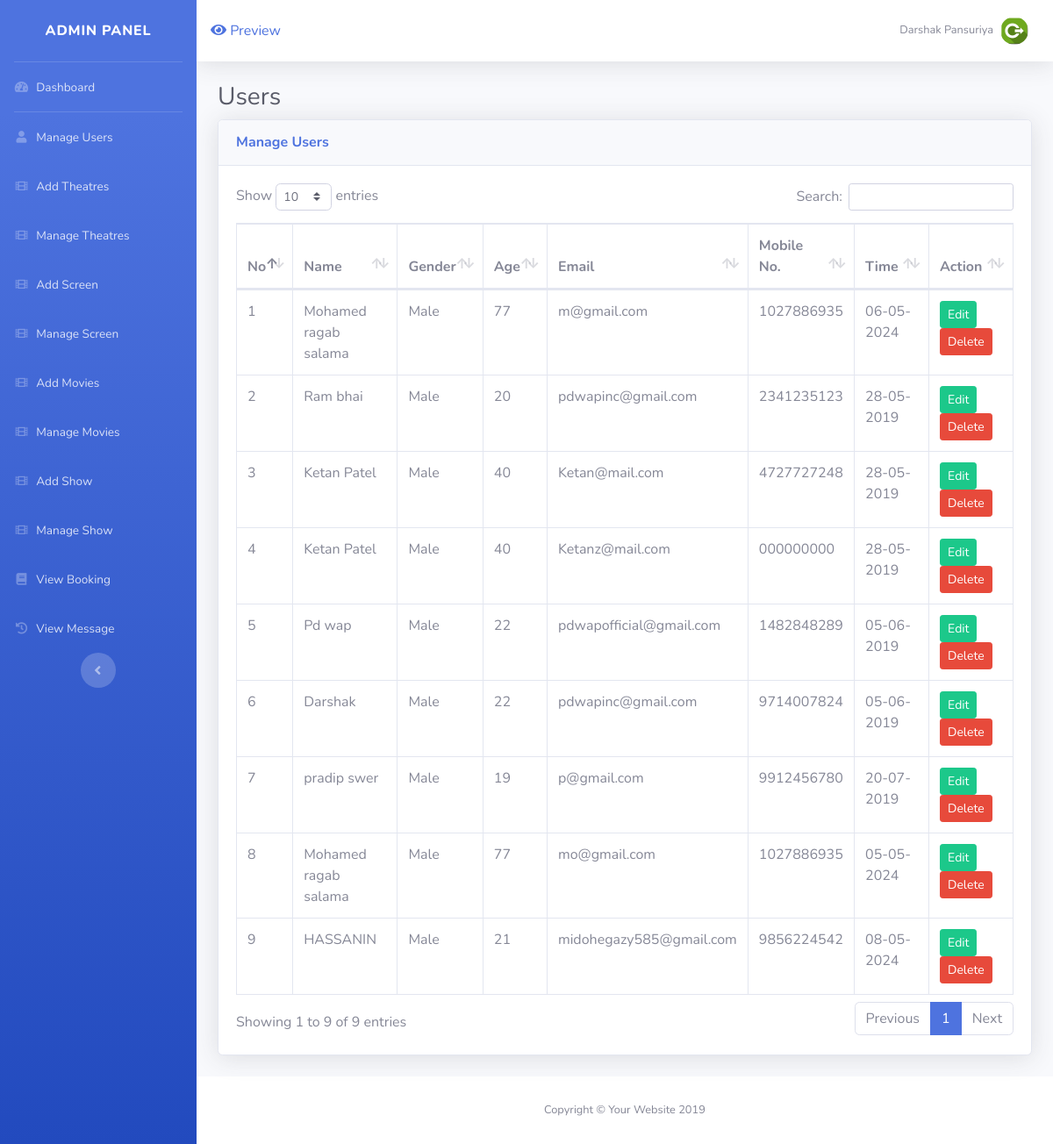
Before: /admin/user_manage.php (signed in) with the older database file.
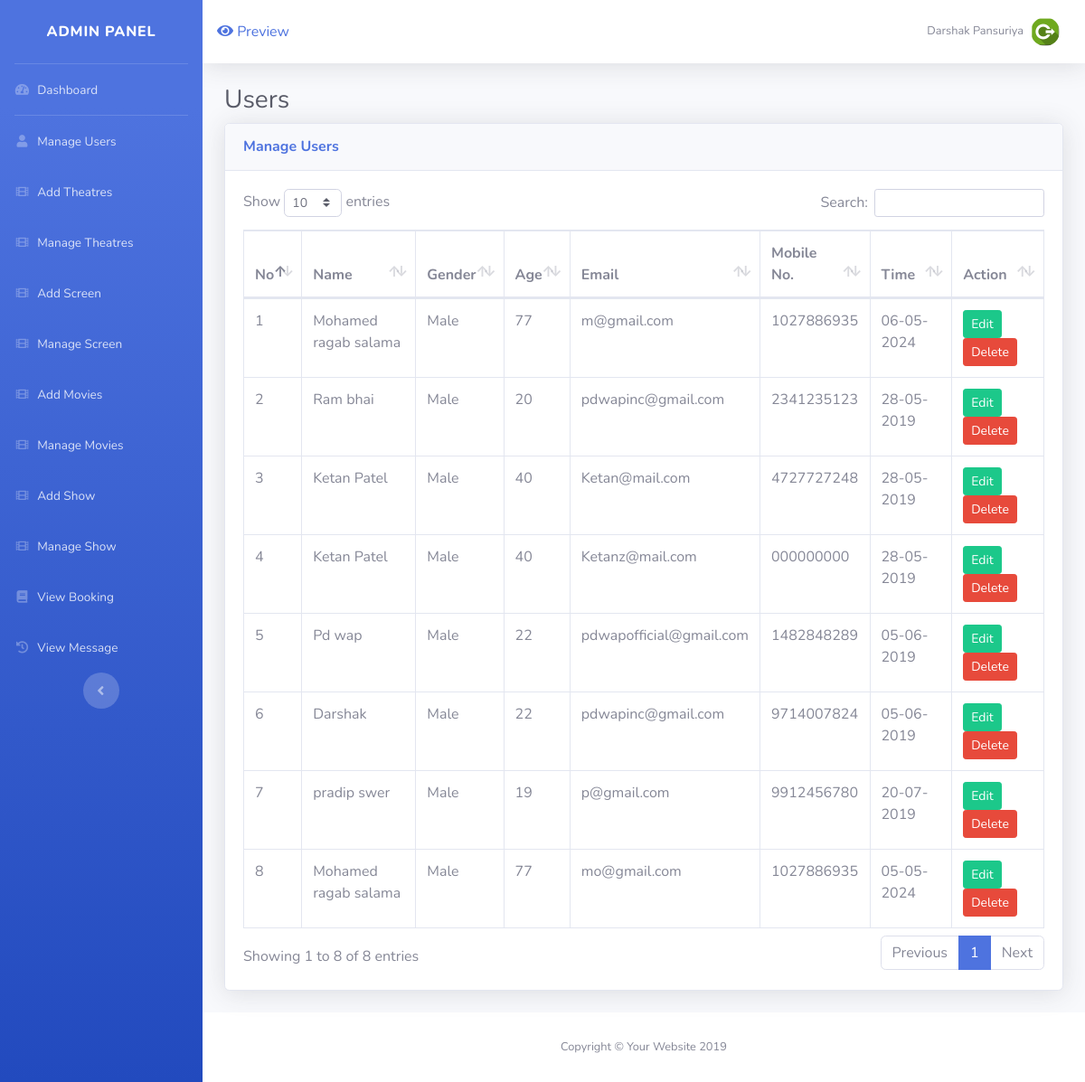
After: the same page with the newer database file.
### tables this page shows
CREATE TABLE `register` (
  `r_id` int(4) NOT NULL,
  `r_nm` varchar(30) NOT NULL,
  `r_age` varchar(2) NOT NULL,
  `r_gender` varchar(10) NOT NULL,
  `r_mno` varchar(12) NOT NULL,
  `r_email` varchar(40) NOT NULL,
  `r_pwd` varchar(40) NOT NULL,
  `r_time` bigint(40) NOT NULL,
  `r_status` int(1) NOT NULL DEFAULT 1
);

### Models/Admin.php (the view, shortened to what this page needs)
<?php
class Admin {
public function showUser(){
    include("../include/config.php");
    $sq=mysqli_query($con,"select * from register");
    $co=1;
  while($row=mysqli_fetch_assoc($sq))
                {
                   echo'<tr>';
                 echo'<td>'.$co.'</td>';
                 echo'<td>'.$row['r_nm'].'</td>';
                 echo'<td>'.$row['r_gender'].'</td>';
                echo'<td>'.$row['r_age'].'</td>';
                echo'<td>'.$row['r_email'].'</td>';
                echo'<td>'.$row['r_mno'].'</td>';
                echo'<td>'.date('d-m-Y',$row['r_time']).'</td>';
               echo'<td>';
  echo'<a href="user_edit.php?id='.$row['r_id'].'" class="btn btn-success btn-sm">Edit</a>';
               echo'<a href="../Models/Admin.php?id='.$row['r_id'].'&del=1" class="btn btn-danger btn-sm">Delete</a></td>';
               $co++;
               }
}
}
?>

### admin/user_manage.php (shortened to what this page needs)
<?php
	include("include/header.php");
	include("../include/config.php");
  include("../Models/Admin.php");
?>
<div class="container-fluid">
  <h1 class="h3 mb-2 text-gray-800">Users</h1>
  <div class="card shadow mb-4">
	<div class="card-header py-3">
	  <h6 class="m-0 font-weight-bold text-primary">Manage Users</h6>
	</div>
	<div class="card-body">
		<div class="table-responsive">
                <table class="table table-bordered" id="dataTable" width="100%" cellspacing="0">
<thead>
                    <tr>
                      <th>No</th>
                      <th>Name</th>
                      <th>Gender</th>
                      <th>Age</th>
                      <th>Email</th>
                      <th>Mobile No.</th>
                      <th>Time</th>
                       <th>Action</th>
                    </tr>
                  </thead>
                  <tbody>
          <?php
            $sho= new Admin();
            $sho->showUser();
             ?>
                    </tr>
                  </tbody>
                </table>
              </div>
	</div>
  </div>
</div>
<?php
	include("include/footer.php");
?>

Changed rows visible on the page:
removed register: r_nm "HASSANIN", r_gender "Male", r_age "21", r_email "midohegazy585@gmail.com", r_mno "9856224542", r_time "08-05-2024"
Other visible differences:
text written by a page script: "Show entries Search: Showing 1 to 9 of 9 entries Previous 1 Next" → "Show entries Search: Showing 1 to 8 of 8 entries Previous 1 Next"
